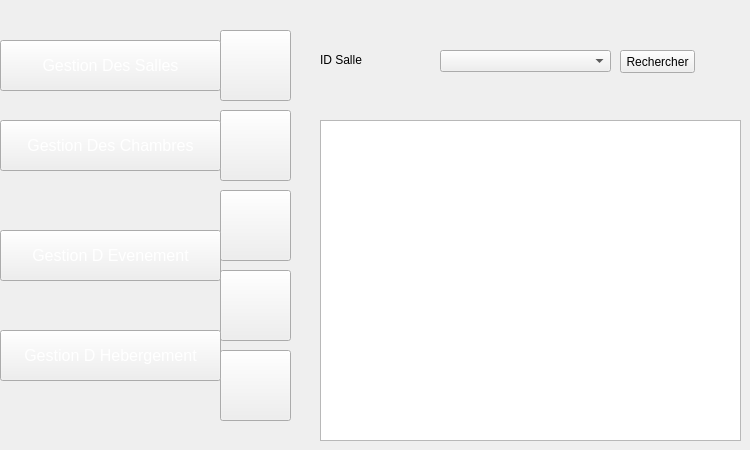
    <widget class="QWidget" name="page_10">
     <widget class="QComboBox" name="rech123">
      <property name="geometry">
       <rect>
        <x>440</x>
        <y>50</y>
        <width>171</width>
        <height>22</height>
       </rect>
      </property>
     </widget>
     <widget class="QPushButton" name="pushButton_409">
      <property name="geometry">
       <rect>
        <x>220</x>
        <y>350</y>
        <width>71</width>
        <height>71</height>
       </rect>
      </property>
      <property name="styleSheet">
       <string notr="true">image: url(:/img/8774.png);
image: url(:/img/8774.png);
image: url(:/img/8774.png);</string>
      </property>
      <property name="text">
       <string/>
      </property>
     </widget>
     <widget class="QLabel" name="label_97">
      <property name="geometry">
       <rect>
        <x>320</x>
        <y>50</y>
        <width>151</width>
        <height>20</height>
       </rect>
      </property>
      <property name="styleSheet">
       <string notr="true">background-image: url(:/new/prefix1/img/backback.png);</string>
      </property>
      <property name="text">
       <string>ID Salle</string>
      </property>
     </widget>
     <widget class="QPushButton" name="pushButton_410">
      <property name="geometry">
       <rect>
        <x>220</x>
        <y>110</y>
        <width>71</width>
        <height>71</height>
       </rect>
      </property>
      <property name="styleSheet">
       <string notr="true">image: url(:/img/icon-modif2 (1).png);</string>
      </property>
      <property name="text">
       <string/>
      </property>
     </widget>
     <widget class="QTableView" name="tabsallee">
      <property name="geometry">
       <rect>
        <x>320</x>
        <y>120</y>
        <width>421</width>
        <height>321</height>
       </rect>
      </property>
      <property name="styleSheet">
       <string notr="true">background-image: url(:/new/prefix1/img/back.png);</string>
      </property>
     </widget>
     <widget class="QPushButton" name="pushButton_411">
      <property name="geometry">
       <rect>
        <x>220</x>
        <y>30</y>
        <width>71</width>
        <height>71</height>
       </rect>
      </property>
      <property name="styleSheet">
       <string notr="true">

image: url(:/img/icon-ajout2.png);</string>
      </property>
      <property name="text">
       <string/>
      </property>
     </widget>
     <widget class="QPushButton" name="pushButton_412">
      <property name="geometry">
       <rect>
        <x>220</x>
        <y>270</y>
        <width>71</width>
        <height>71</height>
       </rect>
      </property>
      <property name="styleSheet">
       <string notr="true">image: url(:/img/icon-afficher2.png);</string>
      </property>
      <property name="text">
       <string/>
      </property>
     </widget>
     <widget class="QPushButton" name="pushButton_413">
      <property name="geometry">
       <rect>
        <x>620</x>
        <y>50</y>
        <width>75</width>
        <height>23</height>
       </rect>
      </property>
      <property name="styleSheet">
       <string notr="true">background-image: url(:/new/prefix1/img/backback.png);</string>
      </property>
      <property name="text">
       <string>Rechercher</string>
      </property>
     </widget>
     <widget class="QPushButton" name="pushButton_414">
      <property name="geometry">
       <rect>
        <x>220</x>
        <y>190</y>
        <width>71</width>
        <height>71</height>
       </rect>
      </property>
      <property name="styleSheet">
       <string notr="true">image: url(:/img/icon-supp2 (1).png);</string>
      </property>
      <property name="text">
       <string/>
      </property>
     </widget>
     <widget class="QPushButton" name="pushButton_416">
      <property name="geometry">
       <rect>
        <x>0</x>
        <y>230</y>
        <width>221</width>
        <height>51</height>
       </rect>
      </property>
      <property name="font">
       <font>
        <pointsize>12</pointsize>
       </font>
      </property>
      <property name="styleSheet">
       <string notr="true">color: rgb(255, 255, 255);
</string>
      </property>
      <property name="text">
       <string>Gestion D Evenement</string>
      </property>
     </widget>
     <widget class="QPushButton" name="pushButton_417">
      <property name="geometry">
       <rect>
        <x>0</x>
        <y>120</y>
        <width>221</width>
        <height>51</height>
       </rect>
      </property>
      <property name="font">
       <font>
        <pointsize>12</pointsize>
       </font>
      </property>
      <property name="styleSheet">
       <string notr="true">color: rgb(255, 255, 255);
</string>
      </property>
      <property name="text">
       <string>Gestion Des Chambres</string>
      </property>
     </widget>
     <widget class="QPushButton" name="pushButton_439">
      <property name="geometry">
       <rect>
        <x>0</x>
        <y>40</y>
        <width>221</width>
        <height>51</height>
       </rect>
      </property>
      <property name="font">
       <font>
        <pointsize>12</pointsize>
       </font>
      </property>
      <property name="styleSheet">
       <string notr="true">color: rgb(255, 255, 255);
background-image: url(:/img/selected2.png);
</string>
      </property>
      <property name="text">
       <string>Gestion Des Salles</string>
      </property>
     </widget>
     <widget class="QPushButton" name="pushButton_415">
      <property name="geometry">
       <rect>
        <x>0</x>
        <y>330</y>
        <width>221</width>
        <height>51</height>
       </rect>
      </property>
      <property name="font">
       <font>
        <pointsize>12</pointsize>
       </font>
      </property>
      <property name="styleSheet">
       <string notr="true">color: rgb(255, 255, 255);
</string>
      </property>
      <property name="text">
       <string>Gestion D Hebergement</string>
      </property>
     </widget>
    </widget>
